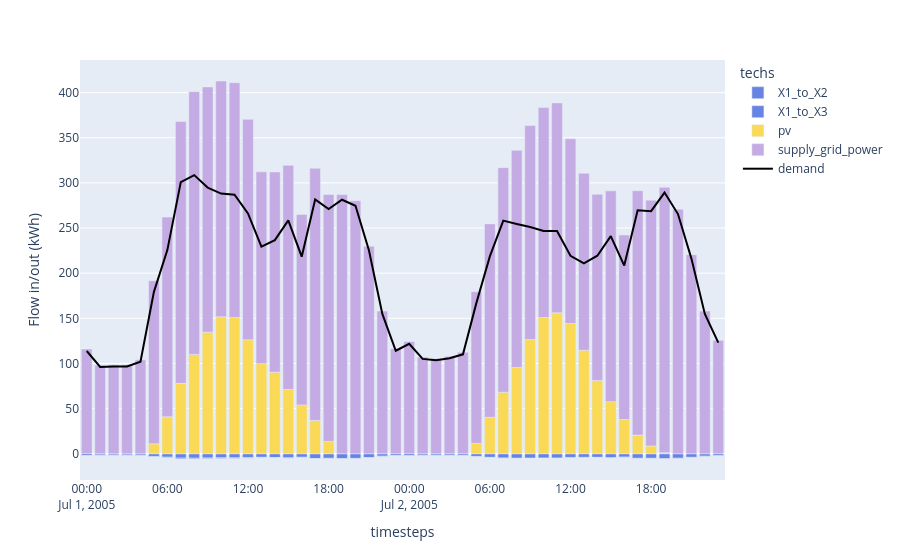

Notebook source saved alongside this figure:
### Code cell
df_electricity = (
    (model.results.flow_out.fillna(0) - model.results.flow_in.fillna(0))
    .sel(carriers="electricity")
    .sum("nodes")
    .to_series()
    .where(lambda x: x != 0)
    .dropna()
    .to_frame("Flow in/out (kWh)")
    .reset_index()
)
df_electricity_demand = df_electricity[df_electricity.techs == "demand_electricity"]
df_electricity_other = df_electricity[df_electricity.techs != "demand_electricity"]

print(df_electricity.head())

fig1 = px.bar(
    df_electricity_other,
    x="timesteps",
    y="Flow in/out (kWh)",
    color="techs",
    color_discrete_map=colors,
)
fig1.add_scatter(
    x=df_electricity_demand.timesteps,
    y=-1 * df_electricity_demand["Flow in/out (kWh)"],
    marker_color="black",
    name="demand",
)
